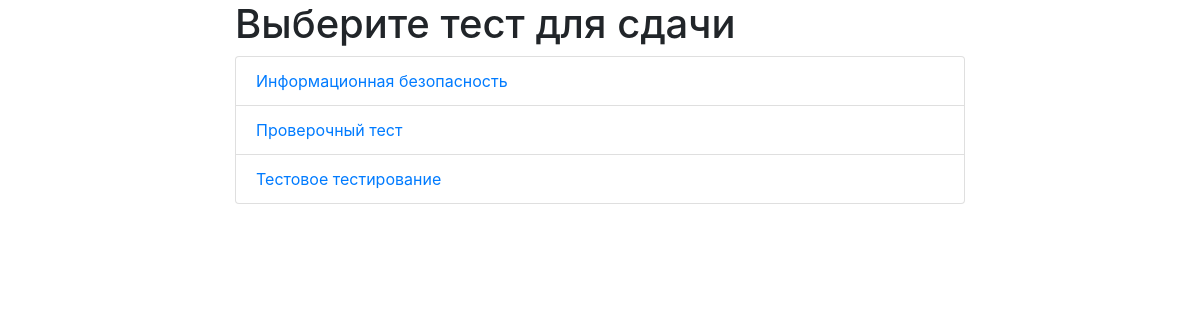
The page / on the database its author committed.
### qwestion/models.py (models this page shows, shortened)
class Survey(models.Model):
    title = models.CharField(max_length=255, verbose_name='Наименование теста')
    author = models.ForeignKey(User,  on_delete=models.PROTECT, verbose_name=' Автор')
    timedelta = models.IntegerField(default=0,verbose_name='Время выполнения теста')
    created = models.DateTimeField(auto_now_add=True)
    updated = models.DateTimeField(auto_now=True)
    public = models.BooleanField(default=False, verbose_name="Опубликовано")
    def get_absolute_url(self):
        return reverse('qwestion:survey_detail', kwargs={"pk": self.id})
    class Meta:
        ordering = ['title']

### qwestion/views.py (the view)
# urls.py: path('', views.index, name='index'),
def index(request):
    survey = Survey.objects.filter(public=True)
    return render(request, 'qwestion/index.html', context={'survey': survey})

### qwestion/templates/qwestion/index.html (shortened to what this page needs)
{% extends "base.html" %}
{% block content %}
    <h1> Выберите тест для сдачи</h1>
<ul class="list-group">
{% for s in survey %}
    <li class="list-group-item">
        <a href="{{s.get_absolute_url}}" class="stretched-link"> {{s.title}} </a>
    </li>
{% endfor %}
</ul>
{% endblock %}

### rows shown on the page
Survey: title "Информационная безопасность"
Survey: title "Проверочный тест"
Survey: title "Тестовое тестирование"
